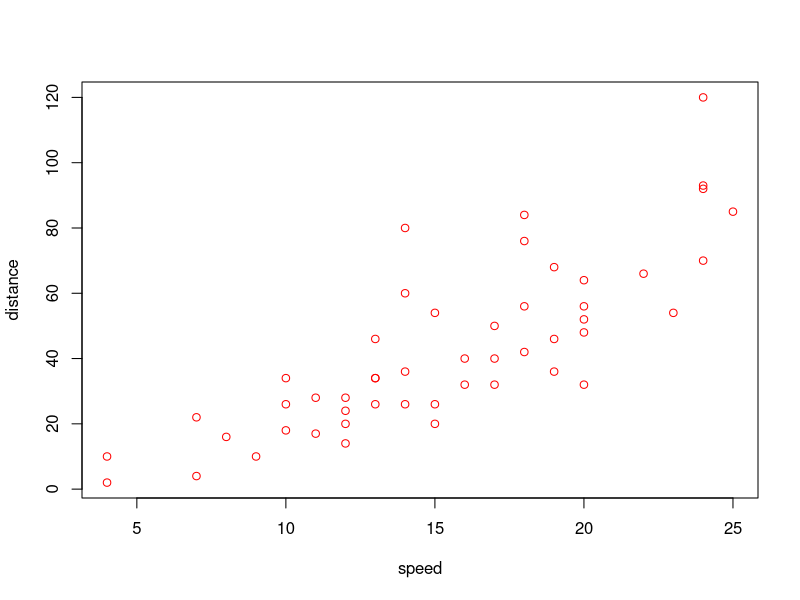
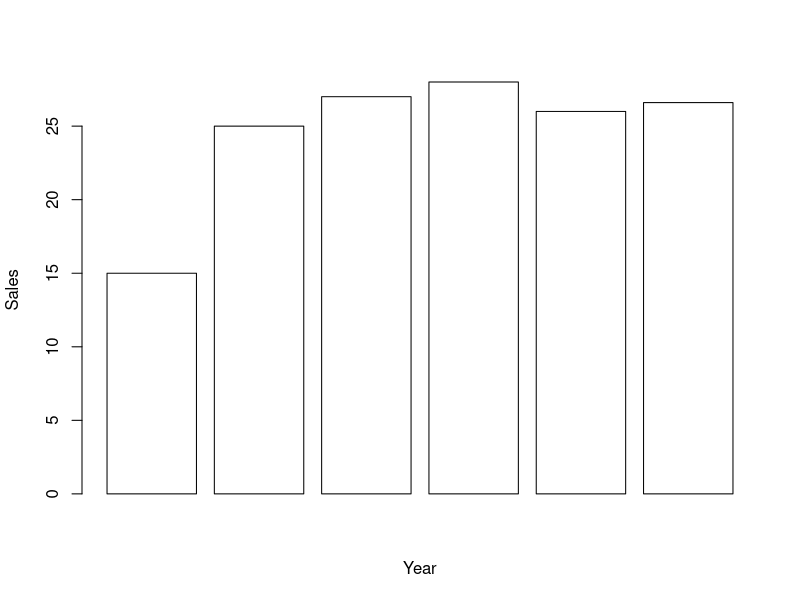

These charts were generated, in order, by the following R code: (Note: this script raises an error after producing the figures.)
#lab2 14/09/21

#1.scatter/line plot
speed<-cars$speed;
distance<-cars$dist;
plot(speed, distance, type="p", col="red");

#2. bar charts
c1<-1995:2000;
c2<-c(15, 25, 27, 28, 26, 26.6);
sales.year <- data.frame(year=c1, sales=c2);
sales.year;
attach(sales.year);
barplot(sales, xlab="Year", ylab="Sales", main="", col="white");

soft<-scan();
barplot(table(soft), xlab="Soft drink", ylab="Frequency of preferences", main="", col="blue");

barplot(table(soft)/length(soft), xlab="Soft drink", ylab="Proportion of preferences",
main="", col="gray70");

#3. subdivided bar diagram
year.stud<-matrix(c(2810, 890, 540, 3542, 1363, 471, 4301, 1663, 652, 5362, 2071, 895, 6593, 2752, 1113), byrow=T,ncol=3);
rownames(year.stud)<-c("1996", "1997", "1998", "1999", "2000");
colnames(year.stud)<-c("Humanity", "Science", "Commerce");
year.stud;
total.stud<-margin.table(year.stud, 1);
total.stud;
barplot(total.stud, col="pink", main="");
barplot(t(year.stud), col=c("lightyellow", "pink", "skyblue"), main="", beside=FALSE);

#4. multiple bar diagram
donation<-matrix(c(1154, 1700, 526, 1125, 775, 1280, 155, 560), ncol=4);
colnames(donation)<-c("O","A","B","AB");
rownames(donation)<-c("1995", "2000");
donation;
barplot(t(donation), col=c("orange", "lightyellow", "pink", "skyblue"), main="", beside=T);

#5. pie charts
pie.tax<-c(6526, 7108, 2568, 560, 763);
names(pie.tax)<-c("Excise", "Customs", "Corporation", "Income", "Other");
pie(pie.tax, main="The Tax Revenue of India (1984-85)", col=c("yellow", "black", "red", "green", "blue"));

#6. histogram
midx<-seq(12.5, 112.5, 25);
freq<-c(5, 8, 13, 11, 3);
y<-rep(midx, freq);
brk<-seq(0, 125, 25);
hist(y, breaks=brk, xlab="Sales", main="",col="pink");

#7. plot frequency polygon
midx<-seq(-2.5, 67.5, 5);
freq<-c(0, 322, 213, 70, 27, 26, 17, 16, 11, 10, 7, 6, 5, 1, 0);
plot(midx, freq, type="o", xlab="Age", ylab="Deaths", main="", lwd=2);

